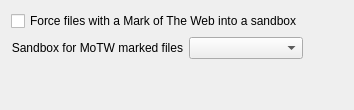
           <widget class="QWidget" name="tabForce">
            <attribute name="title">
             <string>Force Process Options</string>
            </attribute>
            <layout class="QGridLayout" name="gridLayout_43">
             <item row="0" column="0">
              <layout class="QGridLayout" name="gridLayout_30">
               <item row="1" column="1">
                <widget class="QComboBox" name="cmbMoTWSandbox">
                 <property name="editable">
                  <bool>false</bool>
                 </property>
                </widget>
               </item>
               <item row="2" column="0">
                <spacer name="verticalSpacer_22">
                 <property name="orientation">
                  <enum>Qt::Vertical</enum>
                 </property>
                 <property name="sizeHint" stdset="0">
                  <size>
                   <width>20</width>
                   <height>40</height>
                  </size>
                 </property>
                </spacer>
               </item>
               <item row="0" column="0" colspan="2">
                <widget class="QCheckBox" name="chkSandboxMoTW">
                 <property name="text">
                  <string>Force files with a Mark of The Web into a sandbox</string>
                 </property>
                </widget>
               </item>
               <item row="1" column="2">
                <spacer name="horizontalSpacer_26">
                 <property name="orientation">
                  <enum>Qt::Horizontal</enum>
                 </property>
                 <property name="sizeHint" stdset="0">
                  <size>
                   <width>40</width>
                   <height>20</height>
                  </size>
                 </property>
                </spacer>
               </item>
               <item row="1" column="0">
                <widget class="QLabel" name="label_32">
                 <property name="text">
                  <string>Sandbox for MoTW marked files</string>
                 </property>
                 <property name="textFormat">
                  <enum>Qt::PlainText</enum>
                 </property>
                 <property name="alignment">
                  <set>Qt::AlignRight|Qt::AlignTrailing|Qt::AlignVCenter</set>
                 </property>
                 <property name="buddy">
                  <cstring>cmbUsbSandbox</cstring>
                 </property>
                </widget>
               </item>
              </layout>
             </item>
            </layout>
           </widget>
